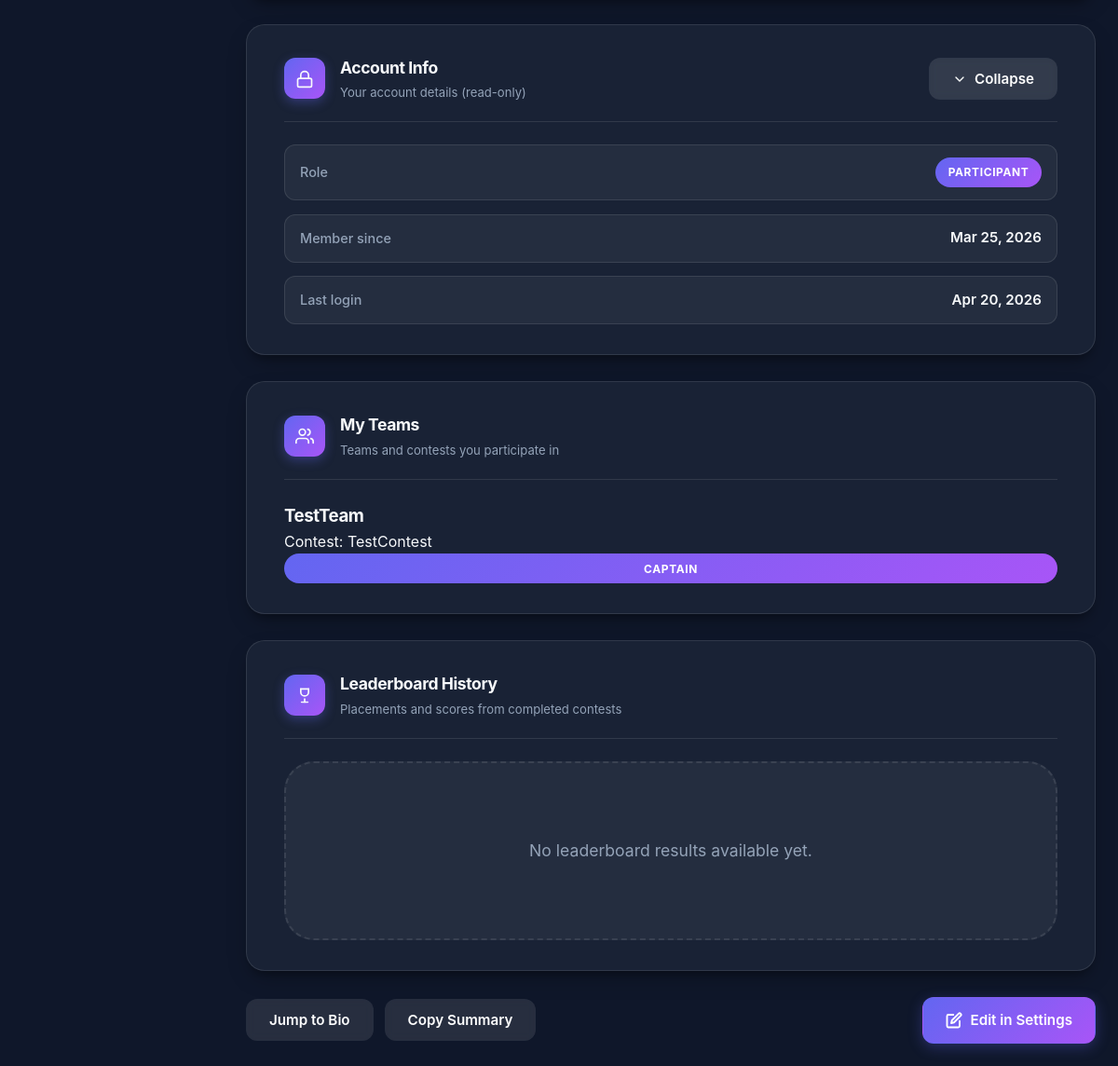
Before: /en/profile/ (signed in, lower part) with the older database file.
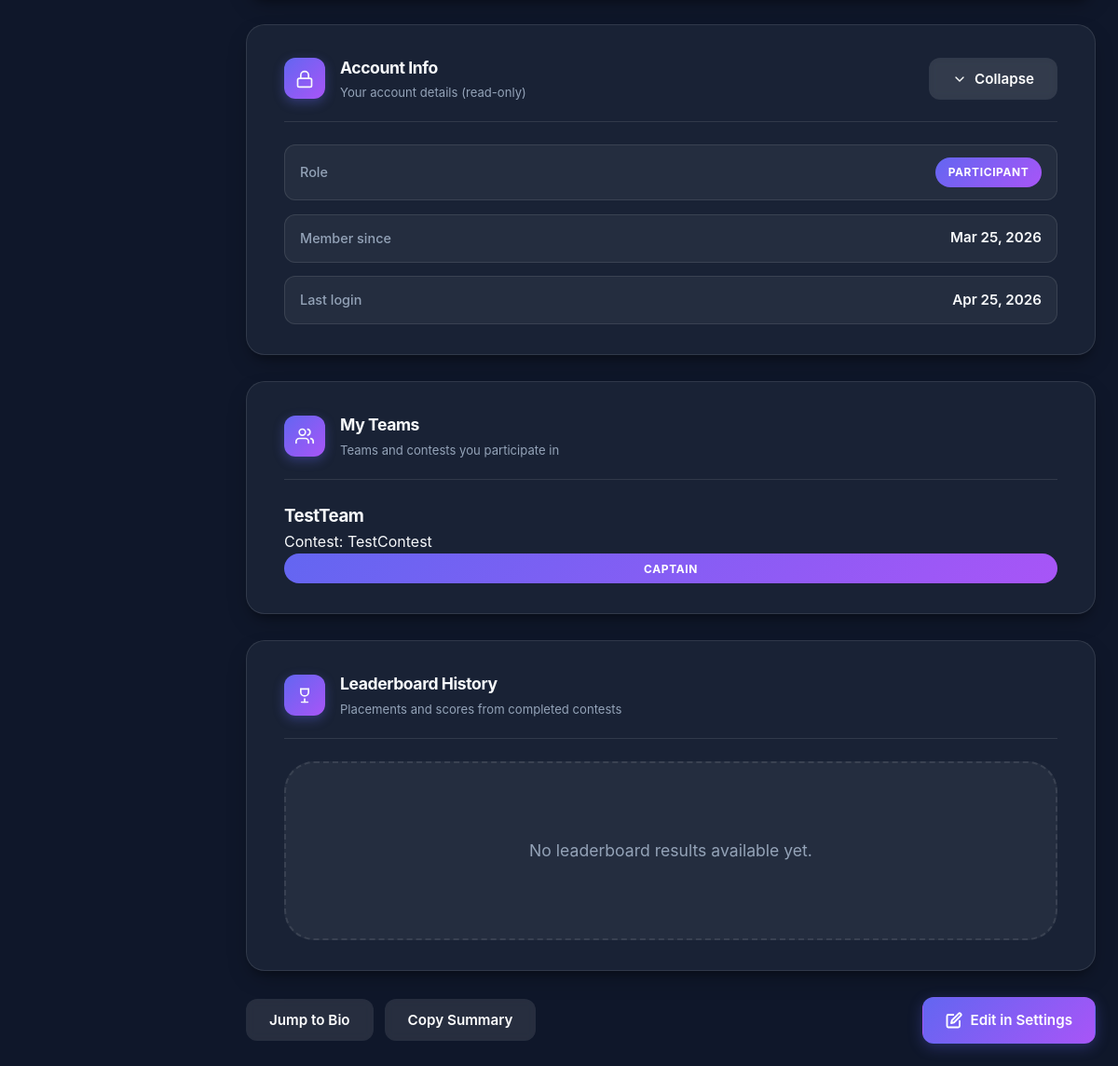
After: the same page with the newer database file.
### app/models.py (models this page shows, shortened)
class User(AbstractUser):
    class Role(models.TextChoices):
        ORGANIZER = "ORGANIZER", _("Organizer")
        JURY = "JURY", _("Jury")
        PARTICIPANT = "PARTICIPANT", _("Participant")
    username = models.CharField(max_length=20, unique=True)
    bio = models.CharField(max_length=200, blank=True)
    role = models.CharField(choices=Role.choices, default=Role.PARTICIPANT)
    def is_participant(self):
        return self.role == self.Role.PARTICIPANT

### app/views/views_general.py (the view, shortened to what this page needs)
# urls.py: path("profile/", views.ProfileView.as_view(), name="profile"),
class ProfileView(RedirectToRegisterMixin, View):
    def _build_context(self, request, form, saved=False):
        user = request.user
        context = {
            "form": form,
            "saved": saved,
        }
        if user.is_participant():
            teams = (
                Team.objects.filter(participants=user)
                .prefetch_related("teams_in_contests")
                .order_by("name")
                .distinct()
            )
            captained_team_ids = set(user.captained_teams.values_list("id", flat=True))
            participant_team_rows = []
            for team in teams:
                contests = list(team.teams_in_contests.exclude(status=Contest.Status.DRAFT).order_by("-start_date", "name"))
                if contests:
                    for contest in contests:
                        participant_team_rows.append(
                            {
                                "team": team,
                                "contest": contest,
                                "is_captain": team.id in captained_team_ids,
                            }
                        )
            leaderboard_entries = (
                LeaderboardEntry.objects.filter(team__participants=user)
                .select_related("contest", "team")
                .order_by("contest__start_date", "rank", "team__name")
            )
            context.update(
                participant_team_rows=participant_team_rows,
                leaderboard_entries=leaderboard_entries,
            )
        elif user.is_organizer():
            organized_contests = user.organized_contests.order_by("-start_date", "name")
            context.update(organized_contests=organized_contests)
        return context
    def get(self, request):
        form = ProfileBioForm(instance=request.user)
        return render(
            request,
            "app/core/profile.html",
            self._build_context(request, form, saved=request.GET.get("saved") == "1"),
        )

### app/context_processors.py (called while the page is built)
def notification_count(request):
    if request.user.is_authenticated:
        return {
            'unread_notification_count': request.user.notifications.filter(is_read=False).count()
        }
    return {'unread_notification_count': 0}

### app/templates/app/core/profile.html (shortened to what the changed rows need)
{% extends 'app/core/base.html' %}
{% load static i18n %}
{% block extra_css %}
<link rel="stylesheet" href="{% static 'css/core/settings.css' %}">
<link rel="stylesheet" href="{% static 'css/core/home.css' %}">
{% endblock %}
{% block main_class %}page-narrow{% endblock %}
{% block content %}
        <div class="settings-layout">
            <section class="settings-card">
                <div class="settings-card__header">
                    <div>
                        <h2 class="settings-card__title">{% trans "Account Info" %}</h2>
                    </div>
                </div>
                <div class="settings-info-grid collapsible-content" id="profileInfoPanel">
                    <div class="settings-info-item">
                        <span class="settings-info-item__value">
                            <span class="role-badge">{{ user.get_role_display }}</span>
                        </span>
                    </div>
                    <div class="settings-info-item">
                        <span class="settings-info-item__label">{% trans "Member since" %}</span>
                        <span class="settings-info-item__value">{{ user.date_joined|date:"M d, Y" }}</span>
                    </div>
                    <div class="settings-info-item">
                        <span class="settings-info-item__label">{% trans "Last login" %}</span>
                        <span class="settings-info-item__value">{{ user.last_login|date:"M d, Y" }}</span>
                    </div>
                </div>
            </section>
            {% if user.is_participant %}
            <section class="settings-card">
                <div class="settings-card__header">
                    <div>
                        <h2 class="settings-card__title">{% trans "My Teams" %}</h2>
                    </div>
                </div>
            </section>
            <section class="settings-card">
                <div class="settings-card__header">
                    <div>
                        <h2 class="settings-card__title">{% trans "Leaderboard History" %}</h2>
                    </div>
                </div>
            </section>
            {% endif %}
        </div>
{% endblock %}

Changed rows visible on the page:
changed User "PARTICIPANT": last_login "Apr 20, 2026" → "Apr 25, 2026"
